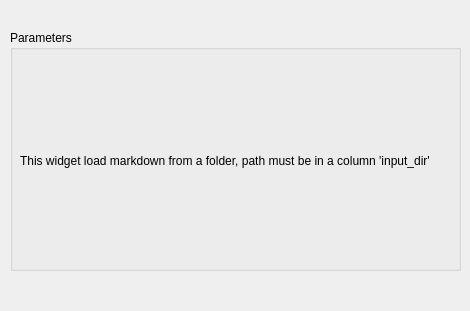
<?xml version="1.0" encoding="UTF-8"?>
<ui version="4.0">
 <class>Form</class>
 <widget class="QWidget" name="Form">
  <property name="geometry">
   <rect>
    <x>0</x>
    <y>0</y>
    <width>470</width>
    <height>311</height>
   </rect>
  </property>
  <property name="windowTitle">
   <string>Form</string>
  </property>
  <widget class="QGroupBox" name="groupBox">
   <property name="geometry">
    <rect>
     <x>10</x>
     <y>30</y>
     <width>451</width>
     <height>241</height>
    </rect>
   </property>
   <property name="title">
    <string>Parameters</string>
   </property>
   <widget class="QLabel" name="Description">
    <property name="geometry">
     <rect>
      <x>10</x>
      <y>20</y>
      <width>431</width>
      <height>221</height>
     </rect>
    </property>
    <property name="text">
     <string>This widget load markdown from a folder, path must be in a column 'input_dir'</string>
    </property>
    <property name="textFormat">
     <enum>Qt::AutoText</enum>
    </property>
    <property name="alignment">
     <set>Qt::AlignLeading|Qt::AlignLeft|Qt::AlignVCenter</set>
    </property>
    <property name="wordWrap">
     <bool>true</bool>
    </property>
   </widget>
  </widget>
 </widget>
 <resources/>
 <connections/>
</ui>
